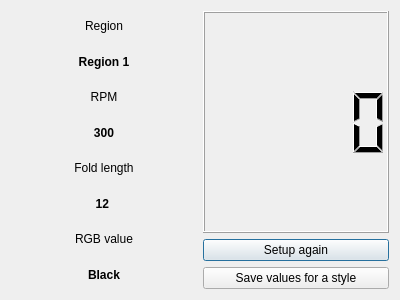
<?xml version="1.0" encoding="UTF-8"?>
<ui version="4.0">
 <class>RunForm</class>
 <widget class="QDialog" name="RunForm">
  <property name="geometry">
   <rect>
    <x>0</x>
    <y>0</y>
    <width>400</width>
    <height>300</height>
   </rect>
  </property>
  <property name="windowTitle">
   <string>Run Window</string>
  </property>
  <property name="styleSheet">
   <string notr="true"/>
  </property>
  <layout class="QHBoxLayout" name="horizontalLayout_2">
   <item>
    <layout class="QVBoxLayout" name="verticalLayout">
     <item>
      <widget class="QLabel" name="label_2">
       <property name="text">
        <string>Region</string>
       </property>
       <property name="alignment">
        <set>Qt::AlignCenter</set>
       </property>
      </widget>
     </item>
     <item>
      <widget class="QLabel" name="label_3">
       <property name="font">
        <font>
         <weight>75</weight>
         <bold>true</bold>
        </font>
       </property>
       <property name="text">
        <string>Region 1</string>
       </property>
       <property name="alignment">
        <set>Qt::AlignCenter</set>
       </property>
      </widget>
     </item>
     <item>
      <widget class="QLabel" name="label_4">
       <property name="text">
        <string>RPM</string>
       </property>
       <property name="alignment">
        <set>Qt::AlignCenter</set>
       </property>
      </widget>
     </item>
     <item>
      <widget class="QLabel" name="label_5">
       <property name="font">
        <font>
         <weight>75</weight>
         <bold>true</bold>
        </font>
       </property>
       <property name="text">
        <string>300</string>
       </property>
       <property name="alignment">
        <set>Qt::AlignCenter</set>
       </property>
      </widget>
     </item>
     <item>
      <widget class="QLabel" name="label_6">
       <property name="text">
        <string>Fold length</string>
       </property>
       <property name="alignment">
        <set>Qt::AlignCenter</set>
       </property>
      </widget>
     </item>
     <item>
      <widget class="QLabel" name="label_7">
       <property name="font">
        <font>
         <weight>75</weight>
         <bold>true</bold>
        </font>
       </property>
       <property name="text">
        <string>12 </string>
       </property>
       <property name="alignment">
        <set>Qt::AlignCenter</set>
       </property>
      </widget>
     </item>
     <item>
      <widget class="QLabel" name="label_8">
       <property name="text">
        <string>RGB value</string>
       </property>
       <property name="alignment">
        <set>Qt::AlignCenter</set>
       </property>
      </widget>
     </item>
     <item>
      <widget class="QLabel" name="label_9">
       <property name="font">
        <font>
         <weight>75</weight>
         <bold>true</bold>
        </font>
       </property>
       <property name="text">
        <string>Black</string>
       </property>
       <property name="alignment">
        <set>Qt::AlignCenter</set>
       </property>
      </widget>
     </item>
    </layout>
   </item>
   <item>
    <layout class="QVBoxLayout" name="verticalLayout_2">
     <item>
      <widget class="QLCDNumber" name="lcdNumber"/>
     </item>
     <item>
      <widget class="QPushButton" name="pushButton_setupAgain">
       <property name="text">
        <string>Setup again</string>
       </property>
      </widget>
     </item>
     <item>
      <widget class="QPushButton" name="pushButton">
       <property name="text">
        <string>Save values for a style</string>
       </property>
      </widget>
     </item>
    </layout>
   </item>
  </layout>
 </widget>
 <resources/>
 <connections/>
</ui>
